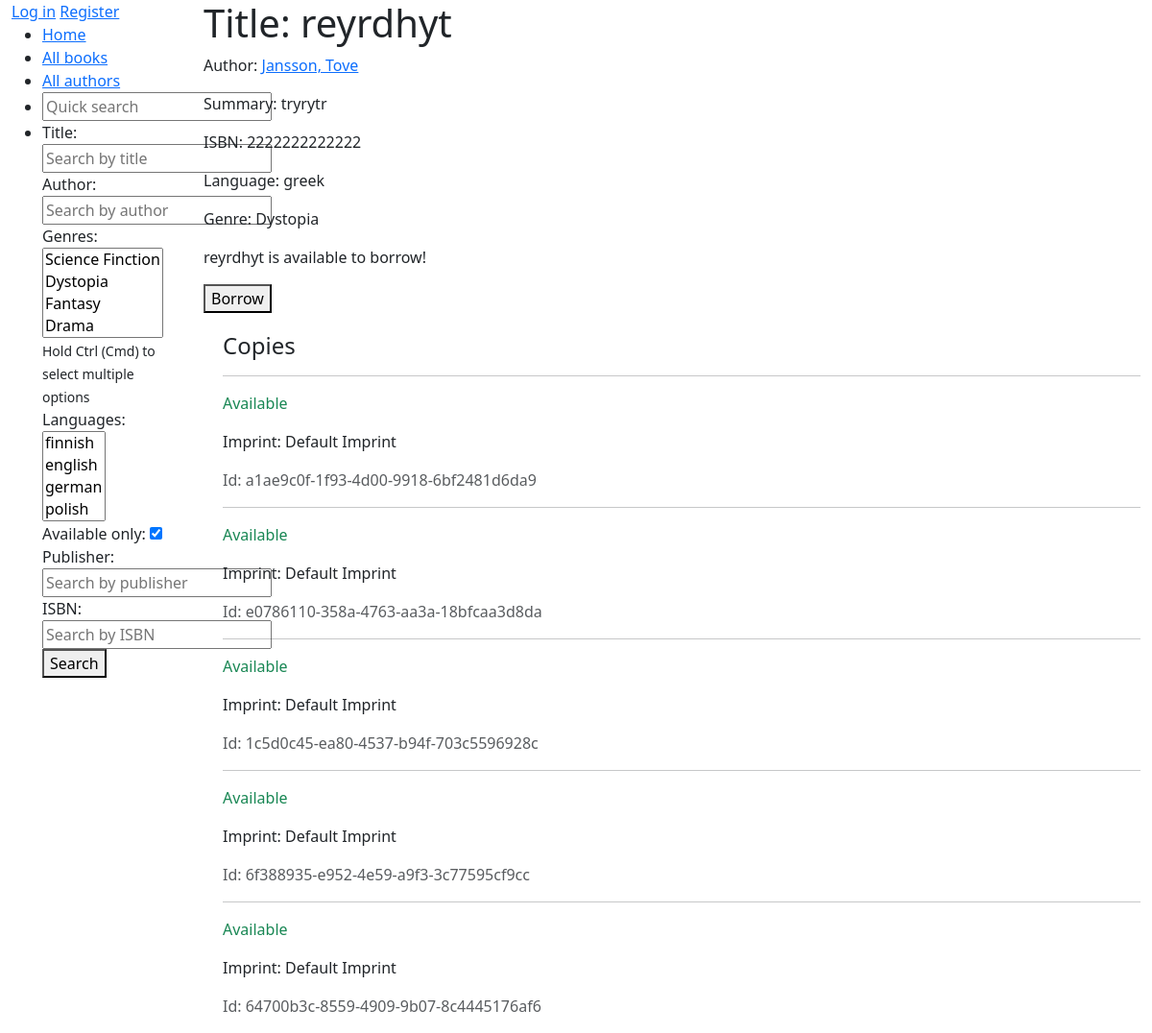
Page /book/12/ on the earlier database version.
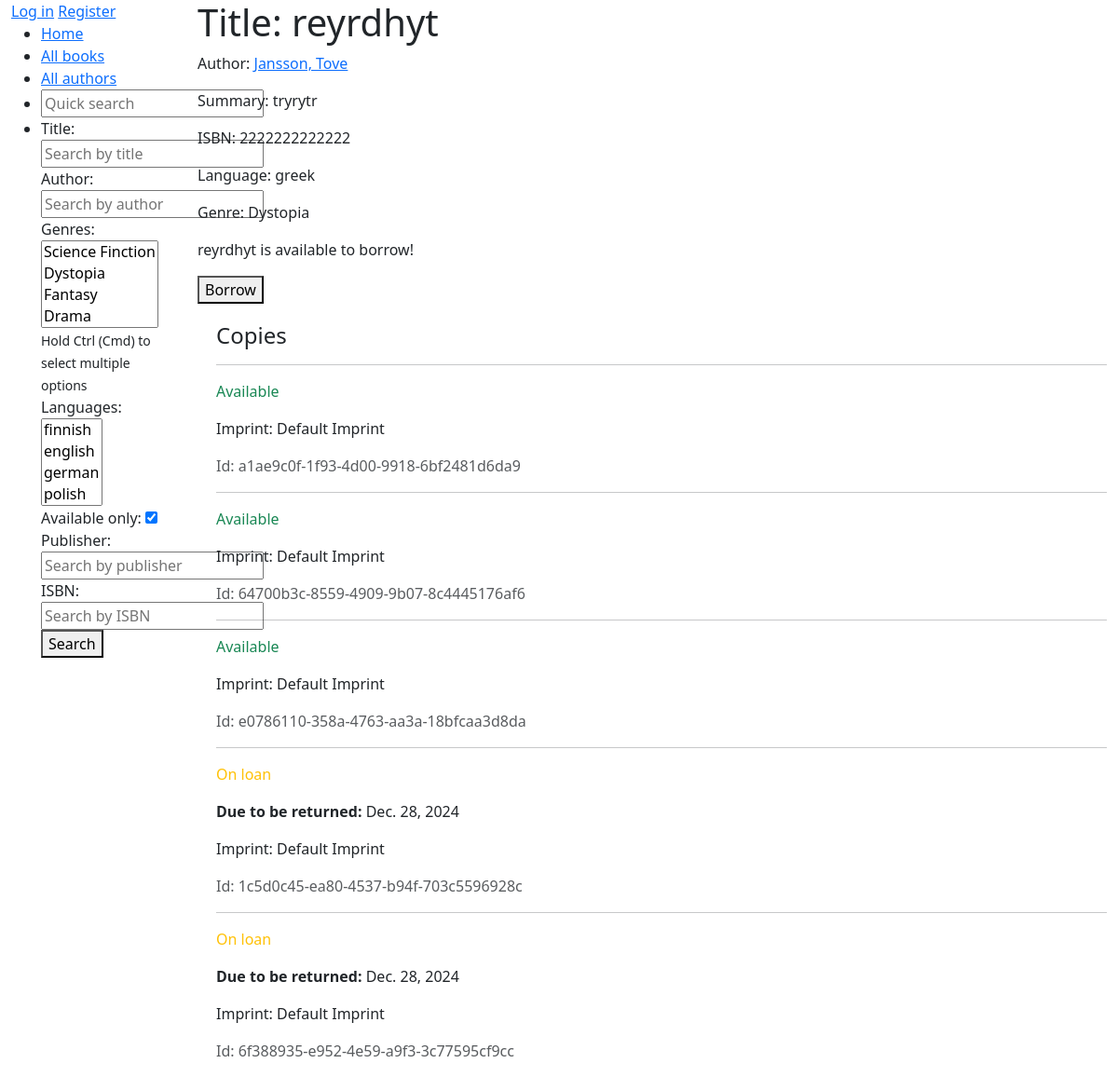
Same page on the later database version.
### catalog/models.py (models this page shows, shortened)
class Book(models.Model):
    title = models.CharField(max_length=200)
    author = models.ForeignKey("Author", on_delete=models.RESTRICT, null=True)  # todo: handle > 1 authors
    summary = models.TextField(max_length=1000, help_text="Enter a brief description of the book.")
    isbn = models.CharField("ISBN",
                            max_length=13,
                            unique=True,
                            validators=[
                                RegexValidator(
                                    regex=r"^\d{10}(\d{3})?$",  # Matches ISBN-10 or ISBN-13
                                )
                            ])
    genre = models.ManyToManyField("Genre")  # fix: can select only 1
    language = models.ForeignKey("Language", on_delete=models.SET_NULL, null=True)  # todo: support multiple langs
    @property
    def is_available(self):
        return self.bookinstance_set.filter(status="a").exists()
    def display_genre(self):
        """Display genre in admin"""
        return ", ".join(genre.name for genre in self.genre.all()[:3])
    display_genre.short_description = "Genre"

class Author(models.Model):
    first_name = models.CharField(max_length=50)
    last_name = models.CharField(max_length=50)
    date_of_birth = models.DateField(blank=True, null=True)
    date_of_death = models.DateField(blank=True, null=True)
    def __str__(self):
        return f"{self.last_name}, {self.first_name}"
    def get_absolute_url(self):
        return reverse("author-detail", args=[str(self.id)])
    class Meta:
        ordering = ["last_name", "first_name"]

class Language(models.Model):
    name = models.CharField(max_length=50, unique=True)
    def __str__(self):
        return self.name
    class Meta:
        constraints = [
            UniqueConstraint(
                Lower("name"),
                name="language_name_case_insensitive_unique",
                violation_error_message="Language already exists"
            )
        ]

class Genre(models.Model):
    name = models.CharField(max_length=200, unique=True, help_text="Enter a book genre")
    def __str__(self):
        return self.name
    class Meta:
        constraints = [
            UniqueConstraint(
                Lower("name"),
                name="genre_name_case_insensitive_unique",
                violation_error_message="Genre already exists"
            ),
        ]

class BookInstance(models.Model):
    id = models.UUIDField(primary_key=True, default=uuid.uuid4, help_text="Unique ID for this book across whole library")
    due_back = models.DateField(null=True, blank=True)
    book = models.ForeignKey(Book, on_delete=models.RESTRICT, null=True)
    imprint = models.CharField(max_length=200)
    borrower = models.ForeignKey(User, on_delete=models.SET_NULL, null=True, blank=True)
    LOAN_STATUS = (
        ("a", "Available"),
        ("m", "Maintenance"),  # ?
        ("o", "On loan"),
        ("r", "Reserved"),
    )
    status = models.CharField(max_length=1, choices=LOAN_STATUS, blank=True, default="m")  # default a?
    class Meta:
        ordering = ["due_back"]

### catalog/views.py (the view)
# urls.py: path("book/<int:pk>/", views.BookDetailView.as_view(), name="book-detail"),
class BookDetailView(DetailView):
    model = Book

### catalog/templates/catalog/book_detail.html (shortened to what this page needs)
{% extends "catalog/layout.html" %}
{% block content %}
    <h1>Title: {{ book.title }}</h1>
    <p>Author: <a href="{{ book.author.get_absolute_url }}">{{ book.author }}</a></p>
    <p>Summary: {{ book.summary }}</p>
    <p>ISBN: {{ book.isbn }}</p>
    <p>Language: {{ book.language }}</p>
    <p>Genre: {{ book.genre.all|join:", " }}</p>
    {% if book.is_available %}
        <p>{{ book.title }} is available to borrow!</p>
        <form method="post" action="{% url 'borrow' book.id %}">
            <button type="submit">Borrow</button>
        </form>
    {% else %}
        <p>{{ book.title }} is currently unavailable.</p>
        <form method="post" action="">
             {% csrf_token %}
             <button type="submit">does nuthin (reserve)</button>
        </form>
    {% endif %}
    <div style="margin-left:20px;margin-top:20px">
        <h4>Copies</h4>
        {% for copy in book.bookinstance_set.all %}
            <hr />
            <p
                class="{% if copy.status == 'a' %}text-success{% elif copy.status == 'm' %}text-danger{% else %}text-warning{% endif %}">
                {{ copy.get_status_display }}
            </p>
            {% if copy.status != 'a' %}
                <p><strong>Due to be returned:</strong> {{ copy.due_back }}</p>
            {% endif %}
            <p>Imprint: {{ copy.imprint }}</p>
            <p class="text-muted">Id: {{ copy.id }}</p>
        {% endfor %}
    </div>
{% endblock content %}

### catalog/templates/catalog/layout.html (shortened to what this page needs)
<!DOCTYPE html>
<html lang="en">
<head>
    <link href="https://cdn.jsdelivr.net/npm/bootstrap@5.3.3/dist/css/bootstrap.min.css"
      rel="stylesheet"
>
</head>
<body>
    <div class="container-fluid">
        <div class="row">
            <div class="col-sm-2">
                {% block sidebar %}
                    {% if user.is_authenticated %}
                        <a href="{% url 'profile' %}">Profile</a>
                        <a href="{% url 'user-borrowed' %}">My books</a>
                        <form method="post" action="{% url 'logout' %}">
                            {% csrf_token %}
                            <button type="submit">Logout</button>
                        </form>
                    {% else %}
                        <a href="{% url 'login' %}">Log in</a>
                        <a href="{% url 'register' %}">Register</a>
                    {% endif %}
                    <ul class="sidebar-nav">
                        <li><a href="{% url 'index' %}">Home</a></li>
                        <li><a href="{% url 'books' %}">All books</a></li>
                        <li><a href="{% url 'authors' %}">All authors</a></li>
                        <li>
                            <form action="{% url 'search' %}">
                                <input type="text" name="q" placeholder="Quick search">
                            </form>
                        </li>
                        <li>
                            <form action="{% url 'advanced-search' %}">
                                <div>
                                    <label for="title">Title:</label>
                                    <input type="text" id="title" name="title" placeholder="Search by title">
                                </div>
                                <div>
                                    <label for="author">Author:</label>
                                    <input type="text" id="author" name="author" placeholder="Search by author">
                                </div>
                                <div>
                                    <label for="genres">Genres:</label>
                                    <select id="genres" name="genres" multiple>
                                        {% for genre in request.sidebar_data.genres %}
                                            <option value="{{ genre.id }}" {% if genre.id in query.genres %}selected{% endif %}>{{ genre.name }}</option>
                                        {% endfor %}
                                    </select>
                                    <small>Hold Ctrl (Cmd) to select multiple options</small>
                                </div>
                                <div>
                                    <label for="languages">Languages:</label>
                                    <select id="languages" name="languages" multiple>
                                        {% for language in request.sidebar_data.languages %}
                                            <option value="{{ language.id }}" {% if language.id in query.languages %}selected{% endif %}>{{ language.name }}</option>
                                        {% endfor %}
                                    </select>
                                </div>
                                <div>
                                    <label for="status">Available only:</label>
                                    <input type="checkbox" id="status" name="status" checked>
                                </div>
                                <div>
                                    <label for="imprint">Publisher:</label>
                                    <input type="text" id="imprint" name="imprint" placeholder="Search by publisher">
                                </div>
                                <div>
                                    <label for="isbn">ISBN:</label>
                                    <input type="text" id="isbn" name="isbn" placeholder="Search by ISBN" maxlength="13" pattern="\d{10}|\d{13}">
                                </div>
                                <button type="submit">Search</button>
                            </form>
                        </li>
                    </ul>
                {% endblock sidebar %}
            </div>
            <div class="col-sm-10">
                {% block content %}{% endblock content %}
            </div>
        </div>
    </div>
</body>
</html>

Differences in the rows shown:
shown differently, row unchanged: BookInstance "64700b3c-8559-4909-9b07-8c4445176af6": moves up the list
changed BookInstance "1c5d0c45-ea80-4537-b94f-703c5596928c": status "Available" → "On loan"; due_back (not shown) → "Dec. 28, 2024"
changed BookInstance "6f388935-e952-4e59-a9f3-3c77595cf9cc": status "Available" → "On loan"; due_back (not shown) → "Dec. 28, 2024"
